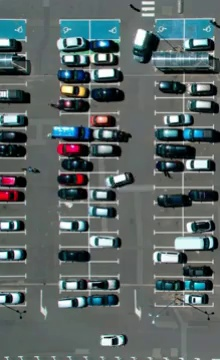
#> input picture Image Processing Projects with OpenCV/7- Otopark Park Alanı Sayma (Parker Space Counting)/first_frame.png, 220 x 360 px
$ python Parking_Space_Picker.py
#> lines starting #> are read from the running program, lines starting #| are printed output that depends on the picture
# -*- coding: utf-8 -*-
"""
Created on Sun Aug 20 2023

This program can be used for a parking lot management system. Used to mark empty parking spaces in the car park using mouse clicks.
The marked parking spaces are stored in a file and these marks are restored when the program is run again.

Bu program, bir otopark yönetim sistemi için kullanılabilir. Fare tıklamalarını kullanarak otoparktaki boş park alanlarını işaretlemek için kullanılır.
İşaretlenen park alanları bir dosyada saklanır ve program yeniden çalıştırıldığında bu işaretlemeler geri yüklenir.

Author: Hasan Emre
"""

# Import necessary libraries
# Gerekli kütüphaneler import ediliyor
import cv2
import pickle   # İşaretlenen konumları saklamak için pickle kullanılır

try:
    # Attempt to open a file containing previously marked parking positions
    # Daha önce işaretlenmiş park yeri pozisyonlarını içeren dosya açılmaya çalışılır
    with open("CarParkPos", "rb") as f:
        posList = pickle.load(f)
except:
    # If the file doesn't exist, create an empty list
    # Eğer böyle bir dosya yoksa, boş bir liste oluşturulur
    posList = []

# Dimensions of parking spot boxes
# Park yeri kutularının boyutları belirlenir
width = 50
height = 30

# Function for mouse click event
# Fare tıklama olayı için gereken işlev
def mouseClick(events, x, y, flags, params):
    if events == cv2.EVENT_LBUTTONDOWN:   # When left click is detected  (Sol tıklama algılandığında)
        posList.append((x,y))  # Add a parking spot marker at the clicked location
        # Tıklanan yere bir park yeri işareti eklenir

    if events == cv2.EVENT_RBUTTONDOWN:  # When right click is detected (Sağ tıklama algılandığında)
        for i, pos in enumerate(posList):  # Remove the parking spot marker clicked on
            # Sağa tıklanan park yeri işareti silinir
            x1,y1 = pos
            if x1 < x < x1 + width  and y1 < y < y1 + height:
                posList.pop(i)

    # Save the marked positions in a file
    # İşaretlenen konumlar bir dosyada saklanır
    with open("CarParkPos", "wb") as f:
        pickle.dump(posList, f)

# Main loop
# Ana döngü
while True:
    # Load the first frame and resize it
    # İlk kare yüklenir ve boyutu yeniden ayarlanır
    img = cv2.imread("first_frame.png")
#> img is the input picture: shape (360, 220, 3); mean B, G, R 101.9, 102.1, 91
    img = cv2.resize(img, (400,800))
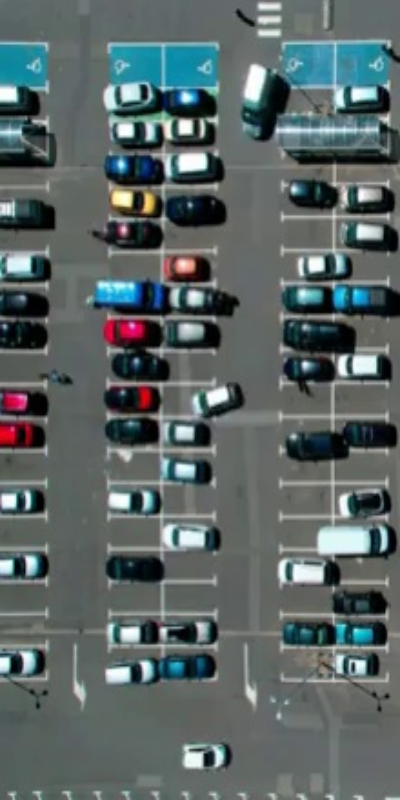
#> img: shape (800, 400, 3); mean B, G, R 101.8, 101.9, 90.8

    # Draw rectangles over the marked parking spots
    # İşaretlenen park yerlerinin üzerine dikdörtgenler çizilir
    for pos in posList:
        cv2.rectangle(img, pos, (pos[0] + width, pos[1] + height),(255,0,0), 2)

    # Display the image and track mouse click events
    # Resim gösterilir ve fare tıklama olayı izlenir
    cv2.imshow("img", img)
    cv2.setMouseCallback("img", mouseClick)

    # Exit the loop when 'q' key is pressed
    # 'q' tuşuna basıldığında döngü sonlandırılır
    if cv2.waitKey(1) & 0xFF == ord("q"):
#> (key q is pressed here)
        break

# Close windows
# Pencereler kapatılır
cv2.destroyAllWindows()
